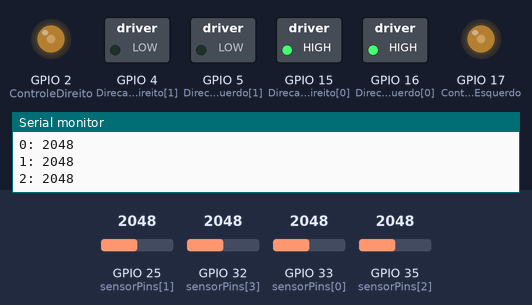
A sketch run on a simulated ESP32. Shown: switched loads named in the sketch (green lamp = pin HIGH), output pins drawn as LEDs (lit = HIGH), the last lines printed to the serial monitor. The inputs (shaded band) are chosen by the test bench; at power-on: GPIO 25 (sensorPins[1]) = 2048, GPIO 32 (sensorPins[3]) = 2048, GPIO 33 (sensorPins[0]) = 2048, GPIO 35 (sensorPins[2]) = 2048.

Above: at 1.2 s.
1.3 s: GPIO 25 (sensorPins[1]) set to 541
2.8 s: GPIO 25 (sensorPins[1]) set to 453
At 3.7 s:
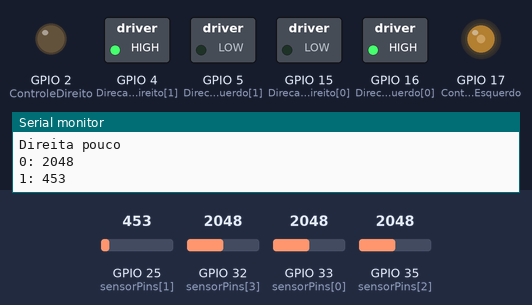
4.3 s: GPIO 32 (sensorPins[3]) set to 1050
7.3 s: GPIO 32 (sensorPins[3]) set to 968
8.8 s: GPIO 25 (sensorPins[1]) set to 540
At 9.6 s:
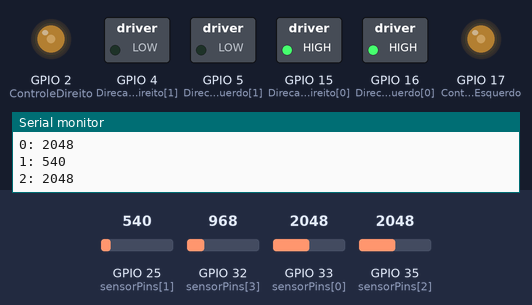
10.3 s: GPIO 33 (sensorPins[0]) set to 520
11.8 s: GPIO 33 (sensorPins[0]) set to 460
At 12.2 s:
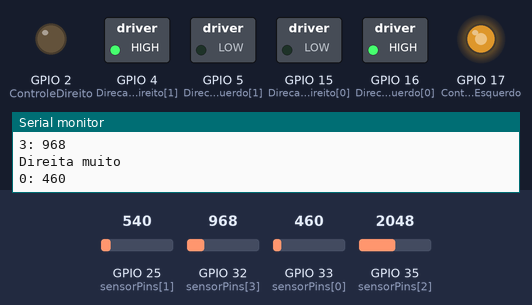
Timing chart, 0 to 14.3 s (numbered marks = the images above; inputs shaded):
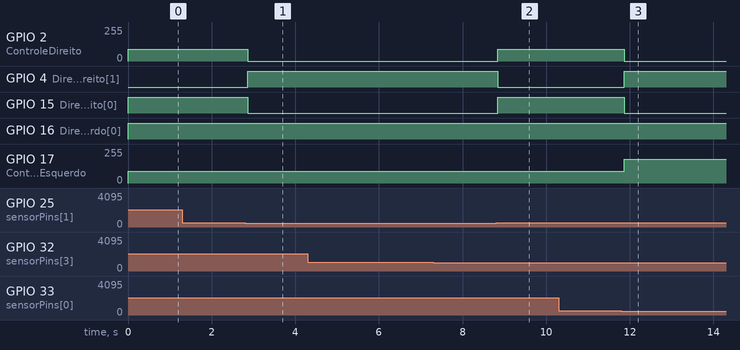

The sketch:

sketch_aug25a.ino
```cpp
enum Estado {
  SEGUIR_LINHA,
  GIRAR_DIREITA,
  GIRAR_DIREITA_POUCO,
  GIRAR_ESQUERDA_POUCO,
  GIRAR_ESQUERDA,
  PARAR
};


Estado estadoAtual = SEGUIR_LINHA;
const int sensorPins[] = { 33, 25, 35, 32}; //(33) e 25 DD | 35 e (32) EE
const int DirecaoDireito[] = { 15, 4 };
const int DirecaoEsquerdo[] = { 16, 5 };
const int ControleDireito = 2;
const int ControleEsquerdo = 17;
const int numSensors = sizeof(sensorPins) / sizeof(sensorPins[0]);


const int threshold = 500;
const int motorSpeed = 90;
const int giro = 90;


void controlarMotores(int velocidadeDireita, int velocidadeEsquerda) {
  analogWrite(ControleDireito, velocidadeDireita);
  analogWrite(ControleEsquerdo, velocidadeEsquerda);

  if (velocidadeDireita > 0) {
    digitalWrite(DirecaoDireito[0], HIGH);
    digitalWrite(DirecaoDireito[1], LOW);
  } else {
    digitalWrite(DirecaoDireito[0], LOW);
    digitalWrite(DirecaoDireito[1], HIGH);
  }

  if (velocidadeEsquerda > 0) {
    digitalWrite(DirecaoEsquerdo[0], HIGH);
    digitalWrite(DirecaoEsquerdo[1], LOW);
  } else {
    digitalWrite(DirecaoEsquerdo[0], LOW);
    digitalWrite(DirecaoEsquerdo[1], HIGH);
  }
}


void setup() {
  Serial.begin(9600);
  for (int i = 0; i < numSensors; i++) {
    pinMode(sensorPins[i], INPUT);

  }

  for (int i = 0; i < 2; i++) {
    pinMode(DirecaoDireito[i], OUTPUT);
    pinMode(DirecaoEsquerdo[i], OUTPUT);
  }
  pinMode(ControleDireito, OUTPUT);
  pinMode(ControleEsquerdo, OUTPUT);
}

void loop() {
  // bool new = false;
  int readed[4] = {0, 0, 0, 0};
  int sensorValues[numSensors];

  for (int i = 0; i < numSensors; i++) {
    sensorValues[i] = analogRead(sensorPins[i]);
       Serial.print(i);
    Serial.print(": ");
    Serial.println(sensorValues[i]);

  }
  Serial.println();
  // delay(500);
  // if (readed != sensorValues)

  if((sensorValues[0] > threshold) && (sensorValues[1] > threshold) && (sensorValues[2] > threshold) && sensorValues[3] > threshold){
    controlarMotores(motorSpeed, motorSpeed);
    Serial.println("Frente");

  }
 if((sensorValues[0] > threshold) && (sensorValues[1] < threshold) && (sensorValues[2] > threshold) && (sensorValues[3] > threshold)){
    controlarMotores(-giro, giro);
    Serial.println("Direita pouco");
    // delay(100); //Direita
  }

  if((sensorValues[0] < threshold) && (sensorValues[1] > threshold) && (sensorValues[2] > threshold) && (sensorValues[3] > threshold)){
    controlarMotores(-giro*2, giro*2);
    Serial.println("Direita muito");
    // delay(100); //Direita
  }
   if((sensorValues[0] > threshold) && (sensorValues[1] > threshold) && (sensorValues[2] < threshold) && (sensorValues[3] > threshold)){
    controlarMotores(giro, -giro);
    Serial.println("Esquerda pouco");
    // delay(100); //Esquerda
  }
  if((sensorValues[3] < threshold) && (sensorValues[1] > threshold) && (sensorValues[2] > threshold)){
    controlarMotores(giro*2, -giro*2);
    Serial.println("Esquerda Muito");
  }

}
```

Measured:
- the behaviour switches between 500 and 499 on GPIO 25 (sensorPins[1]) (found by bisection; images 0 and 1)
- the behaviour switches between 500 and 499 on GPIO 33 (sensorPins[0]) (found by bisection; images 2 and 3)
- after the input at 2.8 s, GPIO 2 (ControleDireito): 90/255 → 0/255 after 0.06 s; GPIO 4 (DirecaoDireito[1]): LOW → HIGH after 0.06 s; GPIO 15 (DirecaoDireito[0]): HIGH → LOW after 0.06 s
- after the input at 8.8 s, GPIO 2 (ControleDireito): 0/255 → 90/255 at once; GPIO 4 (DirecaoDireito[1]): HIGH → LOW at once; GPIO 15 (DirecaoDireito[0]): LOW → HIGH at once
- after the input at 11.8 s, GPIO 2 (ControleDireito): 90/255 → 0/255 after 0.07 s; GPIO 4 (DirecaoDireito[1]): LOW → HIGH after 0.07 s; GPIO 15 (DirecaoDireito[0]): HIGH → LOW after 0.07 s; GPIO 17 (ControleEsquerdo): 90/255 → 180/255 after 0.07 s
